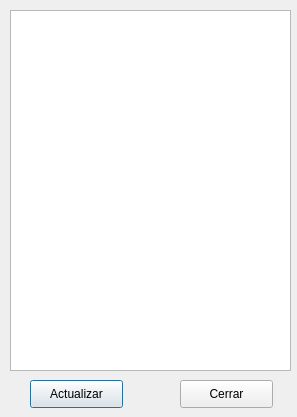
<?xml version="1.0" encoding="UTF-8"?>
<ui version="4.0">
 <class>Window2</class>
 <widget class="QDialog" name="Window2">
  <property name="geometry">
   <rect>
    <x>0</x>
    <y>0</y>
    <width>297</width>
    <height>417</height>
   </rect>
  </property>
  <property name="windowTitle">
   <string>Dialog</string>
  </property>
  <widget class="QPushButton" name="b1">
   <property name="geometry">
    <rect>
     <x>30</x>
     <y>380</y>
     <width>93</width>
     <height>28</height>
    </rect>
   </property>
   <property name="text">
    <string>Actualizar</string>
   </property>
  </widget>
  <widget class="QPushButton" name="b2">
   <property name="geometry">
    <rect>
     <x>180</x>
     <y>380</y>
     <width>93</width>
     <height>28</height>
    </rect>
   </property>
   <property name="text">
    <string>Cerrar</string>
   </property>
  </widget>
  <widget class="QListWidget" name="lista">
   <property name="geometry">
    <rect>
     <x>10</x>
     <y>10</y>
     <width>281</width>
     <height>361</height>
    </rect>
   </property>
  </widget>
 </widget>
 <resources/>
 <connections/>
</ui>
